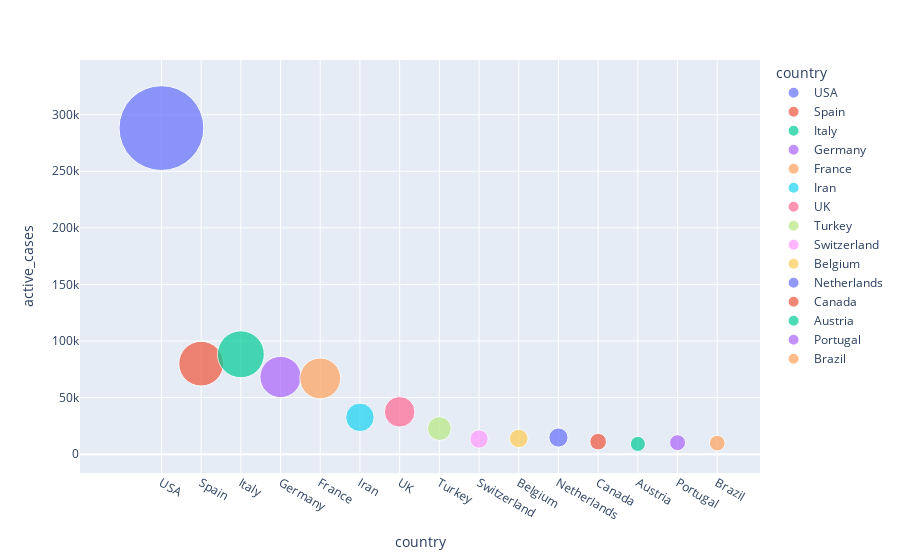
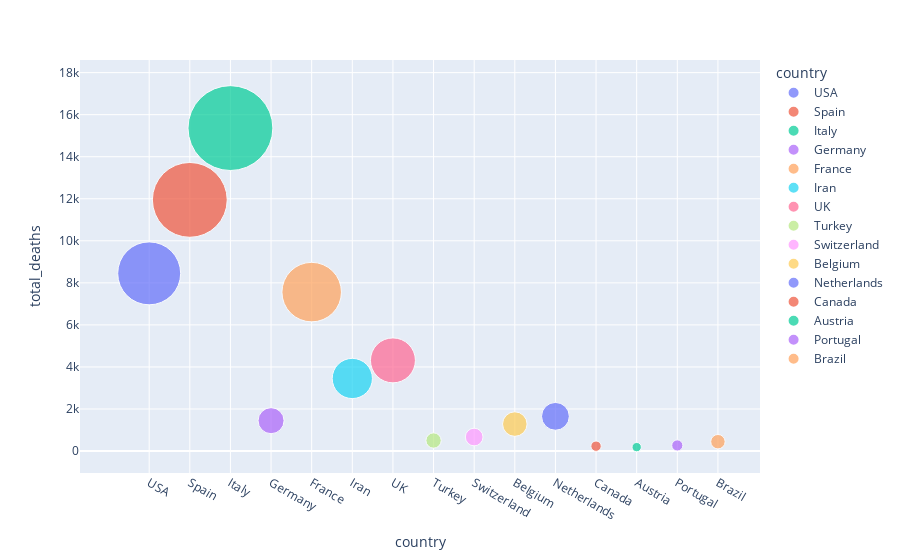

Notebook code for these charts, in order:
### Code cell
import requests
import notify2
import logging
from bs4 import BeautifulSoup
import matplotlib.pyplot as plt
import pandas as pd
from tabulate import tabulate
import plotly.express as px

class covid:
    
    def __init__(self, url):   
        self.url = url
    
    def logged_errors(self, msg):        
        logger = logging.getLogger(__name__)
        logger.setLevel(logging.INFO)
        formatter = logging.Formatter('%(asctime)s:%(levelname)s:%(message)s')
        file_handler = logging.FileHandler('covid.log')
        file_handler.setFormatter(formatter)
        logger.addHandler(file_handler)
        logger.error(msg)
        
    def show_notification(self, title, message, icon):
        try:
            notify2.init('app')
            notification = notify2.Notification(title, message, icon)
            notification.set_urgency(2)
            notification.show()
            self.logged_errors(message)
        except Exception:
            return
    
    def get_http_data(self):
        try:
            http_data = requests.get(self.url)
            if http_data.status_code != 200:
                title = "FAILED"
                msg = f"http get request failed with : {http_data.status_code}"
                icon = "dialog-information"
                self.show_notification(title, msg, icon)
                return
            else:
                return http_data
        except Exception:
            return
        
    def parse_http_data(self, http_data):
        global soup
        soup = BeautifulSoup(http_data.text, 'lxml')
        self.get_total_world_data()
        
    def get_total_world_data(self):
        
        # Get Total Cases in World
        total_numbers = soup.find_all('div', class_='maincounter-number')
        global world_cases
        world_cases = []
        for t in total_numbers:
            world_cases.append(t.span.text.strip())
        
        # Get Total Active and Closed Cases in World
        global active_closed_cases
        active_closed_cases = []
        total_active_closed = soup.find_all('div',class_='number-table-main')
        for t in total_active_closed:
            active_closed_cases.append(t.text)
            
        # Get mild condition patient count and critical patient count
        global mild_critical_cases
        mild_critical_cases = []
        total_mild_critical_cases = soup.find_all('span', class_='number-table')
        for m in total_mild_critical_cases:
            mild_critical_cases.append(m.text.strip())
        
        mild_critical_cases = mild_critical_cases[:2]
    
    def get_all_countries_data(self):
        all_countries_data_tbody = soup.find('tbody')
        all_countries_data = ''
        for tr in all_countries_data_tbody.find_all('tr')[1:]:
            for td in tr.find_all('td'):
                all_countries_data += td.text.strip() + '$'
            all_countries_data += '\n'
        all_countries_data = all_countries_data.split('\n')
        
        global all_countries_data_temp
        all_countries_data_temp = []
        len_ = len(all_countries_data)
        for data in all_countries_data[:len_-1]:
            all_countries_data_temp.append(data.split('$')[:11])
            
    
    def create_dataframe(self):
        global df
        df = pd.DataFrame(all_countries_data_temp)
        columns = ['country', 'total_cases', 'new_cases', 'total_deaths', 'new_deaths', 'total_recovered',
                  'active_cases', 'serious_critical', 'total_cases_per_1M', 'deaths_per_1M', 'total_tests']
        df.columns = columns
        df.replace('', 'nan', inplace=True)
        
        df.drop(['total_cases_per_1M', 'deaths_per_1M'], axis=True, inplace=True)
        
        #write to a file
        df.to_csv('covid.csv',index=False,header=True)
        
    def string_to_num(self, string):
        if string == 'nan':
            return 0
        elif string[0] == '+':
            string = string[1:]
            return int(''.join(string.split(',')))
        else:
            return int(''.join(string.split(',')))
    
    def change_cols_data_to_numeric(self):
        df['total_cases'] = df['total_cases'].apply(self.string_to_num)
        df['new_cases'] = df['new_cases'].apply(self.string_to_num)
        df['total_deaths'] = df['total_deaths'].apply(self.string_to_num)
        df['new_deaths'] = df['new_deaths'].apply(self.string_to_num)
        df['total_recovered'] = df['total_recovered'].apply(self.string_to_num)
        df['active_cases'] = df['active_cases'].apply(self.string_to_num)
        df['serious_critical'] = df['serious_critical'].apply(self.string_to_num)
        df['total_tests'] = df['total_tests'].apply(self.string_to_num)
        print(tabulate(df.head(10)))
            
    @staticmethod
    def plot_total_numbers():
        fig = plt.figure()
        ax = fig.add_subplot(111)
        world_cases_temp = []
        ax.set(title='Current Coronavirus Cases Stats')
        for c in world_cases:
            world_cases_temp.append(int((''.join(c.split(',')))))
        text = ['total_cases','total_deaths','total_recovered']
        ax.bar(text,world_cases_temp)
        plt.show()
    
    @staticmethod
    def plot_active_closed_cases():
        fig = plt.figure()
        ax = fig.add_subplot(111)
        ax.set(title='Total Coronavirus Cases distribution')
        active_closed_cases_temp = []
        for c in active_closed_cases:
            active_closed_cases_temp.append(int((''.join(c.split(',')))))
        text = ['active_cases','closed_cases']
        ax.bar(text,active_closed_cases_temp)
        plt.show()

    @staticmethod
    def plot_mild_critical_cases():
        fig = plt.figure()
        ax = fig.add_subplot(111)
        ax.set(title='Total Active Cases distribution')
        mild_critical_cases_temp = []
        for c in mild_critical_cases:
            mild_critical_cases_temp.append(int((''.join(c.split(',')))))
        text = ['mild_cases','critical_cases']
        ax.bar(text,mild_critical_cases_temp)
        plt.show()
    
    @staticmethod
    def plot_country_active_cases():
        fig = px.scatter(df.head(15), x='country', y='active_cases',
                        size='active_cases', color='country', hover_name='country', size_max=60)
        fig.show()
    
    @staticmethod
    def plot_country_death_cases():
        fig = px.scatter(df.head(15), x='country', y='total_deaths',
                        size='total_deaths', color='country', hover_name='country', size_max=60)
        fig.show()
            
if __name__ == "__main__":
    
    url = "https://www.worldometers.info/coronavirus/"
    c = covid(url)
    http_data = c.get_http_data()
    if http_data:
        c.parse_http_data(http_data)
        c.get_all_countries_data()
        c.create_dataframe()
        c.change_cols_data_to_numeric()
        #c.plot_total_numbers()
        #c.plot_active_closed_cases()
        #c.plot_mild_critical_cases()
        c.plot_country_active_cases()
        c.plot_country_death_cases()

### Figure 1 — Plotly figure (JSON) as saved in the notebook; plotly's stock layout.template omitted (floating-point values rounded to 4 significant figures)
{"data": [{"hoverlabel": {"namelength": 0}, "hovertemplate": "<b>%{hovertext}</b><br><br>country=%{x}<br>active_cases=%{marker.size}", "hovertext": ["USA"], "legendgroup": "USA", "marker": {"color": "#636efa", "size": [288164], "sizemode": "area", "sizeref": 80.05, "symbol": "circle"}, "mode": "markers", "name": "USA", "showlegend": true, "type": "scatter", "x": ["USA"], "xaxis": "x", "y": [288164], "yaxis": "y"}, {"hoverlabel": {"namelength": 0}, "hovertemplate": "<b>%{hovertext}</b><br><br>country=%{x}<br>active_cases=%{marker.size}", "hovertext": ["Spain"], "legendgroup": "Spain", "marker": {"color": "#EF553B", "size": [80002], "sizemode": "area", "sizeref": 80.05, "symbol": "circle"}, "mode": "markers", "name": "Spain", "showlegend": true, "type": "scatter", "x": ["Spain"], "xaxis": "x", "y": [80002], "yaxis": "y"}, {"hoverlabel": {"namelength": 0}, "hovertemplate": "<b>%{hovertext}</b><br><br>country=%{x}<br>active_cases=%{marker.size}", "hovertext": ["Italy"], "legendgroup": "Italy", "marker": {"color": "#00cc96", "size": [88274], "sizemode": "area", "sizeref": 80.05, "symbol": "circle"}, "mode": "markers", "name": "Italy", "showlegend": true, "type": "scatter", "x": ["Italy"], "xaxis": "x", "y": [88274], "yaxis": "y"}, {"hoverlabel": {"namelength": 0}, "hovertemplate": "<b>%{hovertext}</b><br><br>country=%{x}<br>active_cases=%{marker.size}", "hovertext": ["Germany"], "legendgroup": "Germany", "marker": {"color": "#ab63fa", "size": [68248], "sizemode": "area", "sizeref": 80.05, "symbol": "circle"}, "mode": "markers", "name": "Germany", "showlegend": true, "type": "scatter", "x": ["Germany"], "xaxis": "x", "y": [68248], "yaxis": "y"}, {"hoverlabel": {"namelength": 0}, "hovertemplate": "<b>%{hovertext}</b><br><br>country=%{x}<br>active_cases=%{marker.size}", "hovertext": ["France"], "legendgroup": "France", "marker": {"color": "#FFA15A", "size": [66955], "sizemode": "area", "sizeref": 80.05, "symbol": "circle"}, "mode": "markers", "name": "France", "showlegend": true, "type": "scatter", "x": ["France"], "xaxis": "x", "y": [66955], "yaxis": "y"}, {"hoverlabel": {"namelength": 0}, "hovertemplate": "<b>%{hovertext}</b><br><br>country=%{x}<br>active_cases=%{marker.size}", "hovertext": ["Iran"], "legendgroup": "Iran", "marker": {"color": "#19d3f3", "size": [32555], "sizemode": "area", "sizeref": 80.05, "symbol": "circle"}, "mode": "markers", "name": "Iran", "showlegend": true, "type": "scatter", "x": ["Iran"], "xaxis": "x", "y": [32555], "yaxis": "y"}, {"hoverlabel": {"namelength": 0}, "hovertemplate": "<b>%{hovertext}</b><br><br>country=%{x}<br>active_cases=%{marker.size}", "hovertext": ["UK"], "legendgroup": "UK", "marker": {"color": "#FF6692", "size": [37455], "sizemode": "area", "sizeref": 80.05, "symbol": "circle"}, "mode": "markers", "name": "UK", "showlegend": true, "type": "scatter", "x": ["UK"], "xaxis": "x", "y": [37455], "yaxis": "y"}, {"hoverlabel": {"namelength": 0}, "hovertemplate": "<b>%{hovertext}</b><br><br>country=%{x}<br>active_cases=%{marker.size}", "hovertext": ["Turkey"], "legendgroup": "Turkey", "marker": {"color": "#B6E880", "size": [22647], "sizemode": "area", "sizeref": 80.05, "symbol": "circle"}, "mode": "markers", "name": "Turkey", "showlegend": true, "type": "scatter", "x": ["Turkey"], "xaxis": "x", "y": [22647], "yaxis": "y"}, {"hoverlabel": {"namelength": 0}, "hovertemplate": "<b>%{hovertext}</b><br><br>country=%{x}<br>active_cases=%{marker.size}", "hovertext": ["Switzerland"], "legendgroup": "Switzerland", "marker": {"color": "#FF97FF", "size": [13424], "sizemode": "area", "sizeref": 80.05, "symbol": "circle"}, "mode": "markers", "name": "Switzerland", "showlegend": true, "type": "scatter", "x": ["Switzerland"], "xaxis": "x", "y": [13424], "yaxis": "y"}, {"hoverlabel": {"namelength": 0}, "hovertemplate": "<b>%{hovertext}</b><br><br>country=%{x}<br>active_cases=%{marker.size}", "hovertext": ["Belgium"], "legendgroup": "Belgium", "marker": {"color": "#FECB52", "size": [13901], "sizemode": "area", "sizeref": 80.05, "symbol": "circle"}, "mode": "markers", "name": "Belgium", "showlegend": true, "type": "scatter", "x": ["Belgium"], "xaxis": "x", "y": [13901], "yaxis": "y"}, {"hoverlabel": {"namelength": 0}, "hovertemplate": "<b>%{hovertext}</b><br><br>country=%{x}<br>active_cases=%{marker.size}", "hovertext": ["Netherlands"], "legendgroup": "Netherlands", "marker": {"color": "#636efa", "size": [14726], "sizemode": "area", "sizeref": 80.05, "symbol": "circle"}, "mode": "markers", "name": "Netherlands", "showlegend": true, "type": "scatter", "x": ["Netherlands"], "xaxis": "x", "y": [14726], "yaxis": "y"}, {"hoverlabel": {"namelength": 0}, "hovertemplate": "<b>%{hovertext}</b><br><br>country=%{x}<br>active_cases=%{marker.size}", "hovertext": ["Canada"], "legendgroup": "Canada", "marker": {"color": "#EF553B", "size": [11086], "sizemode": "area", "sizeref": 80.05, "symbol": "circle"}, "mode": "markers", "name": "Canada", "showlegend": true, "type": "scatter", "x": ["Canada"], "xaxis": "x", "y": [11086], "yaxis": "y"}, {"hoverlabel": {"namelength": 0}, "hovertemplate": "<b>%{hovertext}</b><br><br>country=%{x}<br>active_cases=%{marker.size}", "hovertext": ["Austria"], "legendgroup": "Austria", "marker": {"color": "#00cc96", "size": [9088], "sizemode": "area", "sizeref": 80.05, "symbol": "circle"}, "mode": "markers", "name": "Austria", "showlegend": true, "type": "scatter", "x": ["Austria"], "xaxis": "x", "y": [9088], "yaxis": "y"}, {"hoverlabel": {"namelength": 0}, "hovertemplate": "<b>%{hovertext}</b><br><br>country=%{x}<br>active_cases=%{marker.size}", "hovertext": ["Portugal"], "legendgroup": "Portugal", "marker": {"color": "#ab63fa", "size": [10183], "sizemode": "area", "sizeref": 80.05, "symbol": "circle"}, "mode": "markers", "name": "Portugal", "showlegend": true, "type": "scatter", "x": ["Portugal"], "xaxis": "x", "y": [10183], "yaxis": "y"}, {"hoverlabel": {"namelength": 0}, "hovertemplate": "<b>%{hovertext}</b><br><br>country=%{x}<br>active_cases=%{marker.size}", "hovertext": ["Brazil"], "legendgroup": "Brazil", "marker": {"color": "#FFA15A", "size": [9788], "sizemode": "area", "sizeref": 80.05, "symbol": "circle"}, "mode": "markers", "name": "Brazil", "showlegend": true, "type": "scatter", "x": ["Brazil"], "xaxis": "x", "y": [9788], "yaxis": "y"}], "layout": {"legend": {"itemsizing": "constant", "title": {"text": "country"}, "tracegroupgap": 0}, "margin": {"t": 60}, "xaxis": {"anchor": "y", "categoryarray": ["USA", "Spain", "Italy", "Germany", "France", "Iran", "UK", "Turkey", "Switzerland", "Belgium", "Netherlands", "Canada", "Austria", "Portugal", "Brazil"], "categoryorder": "array", "domain": [0, 1], "title": {"text": "country"}}, "yaxis": {"anchor": "x", "domain": [0, 1], "title": {"text": "active_cases"}}}}

### Figure 2 — Plotly figure (JSON) as saved in the notebook; plotly's stock layout.template omitted (floating-point values rounded to 4 significant figures)
{"data": [{"hoverlabel": {"namelength": 0}, "hovertemplate": "<b>%{hovertext}</b><br><br>country=%{x}<br>total_deaths=%{marker.size}", "hovertext": ["USA"], "legendgroup": "USA", "marker": {"color": "#636efa", "size": [8452], "sizemode": "area", "sizeref": 4.267, "symbol": "circle"}, "mode": "markers", "name": "USA", "showlegend": true, "type": "scatter", "x": ["USA"], "xaxis": "x", "y": [8452], "yaxis": "y"}, {"hoverlabel": {"namelength": 0}, "hovertemplate": "<b>%{hovertext}</b><br><br>country=%{x}<br>total_deaths=%{marker.size}", "hovertext": ["Spain"], "legendgroup": "Spain", "marker": {"color": "#EF553B", "size": [11947], "sizemode": "area", "sizeref": 4.267, "symbol": "circle"}, "mode": "markers", "name": "Spain", "showlegend": true, "type": "scatter", "x": ["Spain"], "xaxis": "x", "y": [11947], "yaxis": "y"}, {"hoverlabel": {"namelength": 0}, "hovertemplate": "<b>%{hovertext}</b><br><br>country=%{x}<br>total_deaths=%{marker.size}", "hovertext": ["Italy"], "legendgroup": "Italy", "marker": {"color": "#00cc96", "size": [15362], "sizemode": "area", "sizeref": 4.267, "symbol": "circle"}, "mode": "markers", "name": "Italy", "showlegend": true, "type": "scatter", "x": ["Italy"], "xaxis": "x", "y": [15362], "yaxis": "y"}, {"hoverlabel": {"namelength": 0}, "hovertemplate": "<b>%{hovertext}</b><br><br>country=%{x}<br>total_deaths=%{marker.size}", "hovertext": ["Germany"], "legendgroup": "Germany", "marker": {"color": "#ab63fa", "size": [1444], "sizemode": "area", "sizeref": 4.267, "symbol": "circle"}, "mode": "markers", "name": "Germany", "showlegend": true, "type": "scatter", "x": ["Germany"], "xaxis": "x", "y": [1444], "yaxis": "y"}, {"hoverlabel": {"namelength": 0}, "hovertemplate": "<b>%{hovertext}</b><br><br>country=%{x}<br>total_deaths=%{marker.size}", "hovertext": ["France"], "legendgroup": "France", "marker": {"color": "#FFA15A", "size": [7560], "sizemode": "area", "sizeref": 4.267, "symbol": "circle"}, "mode": "markers", "name": "France", "showlegend": true, "type": "scatter", "x": ["France"], "xaxis": "x", "y": [7560], "yaxis": "y"}, {"hoverlabel": {"namelength": 0}, "hovertemplate": "<b>%{hovertext}</b><br><br>country=%{x}<br>total_deaths=%{marker.size}", "hovertext": ["Iran"], "legendgroup": "Iran", "marker": {"color": "#19d3f3", "size": [3452], "sizemode": "area", "sizeref": 4.267, "symbol": "circle"}, "mode": "markers", "name": "Iran", "showlegend": true, "type": "scatter", "x": ["Iran"], "xaxis": "x", "y": [3452], "yaxis": "y"}, {"hoverlabel": {"namelength": 0}, "hovertemplate": "<b>%{hovertext}</b><br><br>country=%{x}<br>total_deaths=%{marker.size}", "hovertext": ["UK"], "legendgroup": "UK", "marker": {"color": "#FF6692", "size": [4313], "sizemode": "area", "sizeref": 4.267, "symbol": "circle"}, "mode": "markers", "name": "UK", "showlegend": true, "type": "scatter", "x": ["UK"], "xaxis": "x", "y": [4313], "yaxis": "y"}, {"hoverlabel": {"namelength": 0}, "hovertemplate": "<b>%{hovertext}</b><br><br>country=%{x}<br>total_deaths=%{marker.size}", "hovertext": ["Turkey"], "legendgroup": "Turkey", "marker": {"color": "#B6E880", "size": [501], "sizemode": "area", "sizeref": 4.267, "symbol": "circle"}, "mode": "markers", "name": "Turkey", "showlegend": true, "type": "scatter", "x": ["Turkey"], "xaxis": "x", "y": [501], "yaxis": "y"}, {"hoverlabel": {"namelength": 0}, "hovertemplate": "<b>%{hovertext}</b><br><br>country=%{x}<br>total_deaths=%{marker.size}", "hovertext": ["Switzerland"], "legendgroup": "Switzerland", "marker": {"color": "#FF97FF", "size": [666], "sizemode": "area", "sizeref": 4.267, "symbol": "circle"}, "mode": "markers", "name": "Switzerland", "showlegend": true, "type": "scatter", "x": ["Switzerland"], "xaxis": "x", "y": [666], "yaxis": "y"}, {"hoverlabel": {"namelength": 0}, "hovertemplate": "<b>%{hovertext}</b><br><br>country=%{x}<br>total_deaths=%{marker.size}", "hovertext": ["Belgium"], "legendgroup": "Belgium", "marker": {"color": "#FECB52", "size": [1283], "sizemode": "area", "sizeref": 4.267, "symbol": "circle"}, "mode": "markers", "name": "Belgium", "showlegend": true, "type": "scatter", "x": ["Belgium"], "xaxis": "x", "y": [1283], "yaxis": "y"}, {"hoverlabel": {"namelength": 0}, "hovertemplate": "<b>%{hovertext}</b><br><br>country=%{x}<br>total_deaths=%{marker.size}", "hovertext": ["Netherlands"], "legendgroup": "Netherlands", "marker": {"color": "#636efa", "size": [1651], "sizemode": "area", "sizeref": 4.267, "symbol": "circle"}, "mode": "markers", "name": "Netherlands", "showlegend": true, "type": "scatter", "x": ["Netherlands"], "xaxis": "x", "y": [1651], "yaxis": "y"}, {"hoverlabel": {"namelength": 0}, "hovertemplate": "<b>%{hovertext}</b><br><br>country=%{x}<br>total_deaths=%{marker.size}", "hovertext": ["Canada"], "legendgroup": "Canada", "marker": {"color": "#EF553B", "size": [231], "sizemode": "area", "sizeref": 4.267, "symbol": "circle"}, "mode": "markers", "name": "Canada", "showlegend": true, "type": "scatter", "x": ["Canada"], "xaxis": "x", "y": [231], "yaxis": "y"}, {"hoverlabel": {"namelength": 0}, "hovertemplate": "<b>%{hovertext}</b><br><br>country=%{x}<br>total_deaths=%{marker.size}", "hovertext": ["Austria"], "legendgroup": "Austria", "marker": {"color": "#00cc96", "size": [186], "sizemode": "area", "sizeref": 4.267, "symbol": "circle"}, "mode": "markers", "name": "Austria", "showlegend": true, "type": "scatter", "x": ["Austria"], "xaxis": "x", "y": [186], "yaxis": "y"}, {"hoverlabel": {"namelength": 0}, "hovertemplate": "<b>%{hovertext}</b><br><br>country=%{x}<br>total_deaths=%{marker.size}", "hovertext": ["Portugal"], "legendgroup": "Portugal", "marker": {"color": "#ab63fa", "size": [266], "sizemode": "area", "sizeref": 4.267, "symbol": "circle"}, "mode": "markers", "name": "Portugal", "showlegend": true, "type": "scatter", "x": ["Portugal"], "xaxis": "x", "y": [266], "yaxis": "y"}, {"hoverlabel": {"namelength": 0}, "hovertemplate": "<b>%{hovertext}</b><br><br>country=%{x}<br>total_deaths=%{marker.size}", "hovertext": ["Brazil"], "legendgroup": "Brazil", "marker": {"color": "#FFA15A", "size": [445], "sizemode": "area", "sizeref": 4.267, "symbol": "circle"}, "mode": "markers", "name": "Brazil", "showlegend": true, "type": "scatter", "x": ["Brazil"], "xaxis": "x", "y": [445], "yaxis": "y"}], "layout": {"legend": {"itemsizing": "constant", "title": {"text": "country"}, "tracegroupgap": 0}, "margin": {"t": 60}, "xaxis": {"anchor": "y", "categoryarray": ["USA", "Spain", "Italy", "Germany", "France", "Iran", "UK", "Turkey", "Switzerland", "Belgium", "Netherlands", "Canada", "Austria", "Portugal", "Brazil"], "categoryorder": "array", "domain": [0, 1], "title": {"text": "country"}}, "yaxis": {"anchor": "x", "domain": [0, 1], "title": {"text": "total_deaths"}}}}
